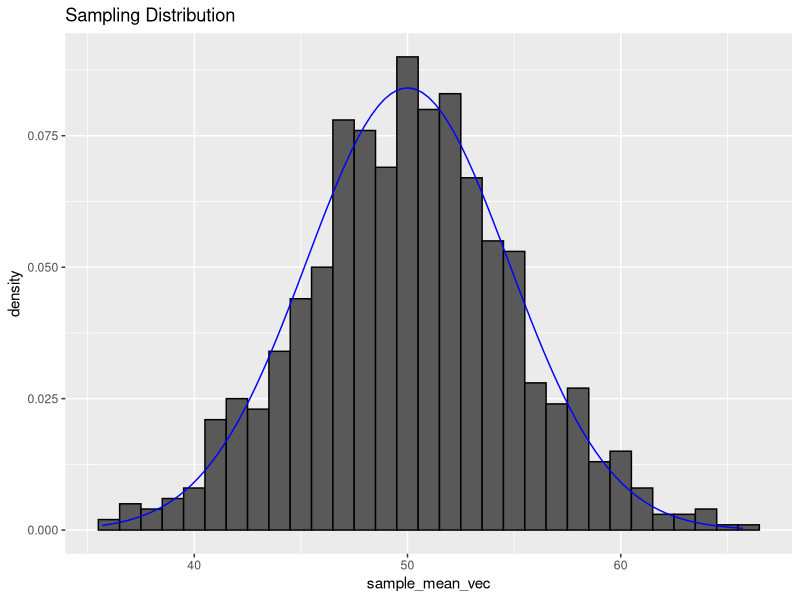
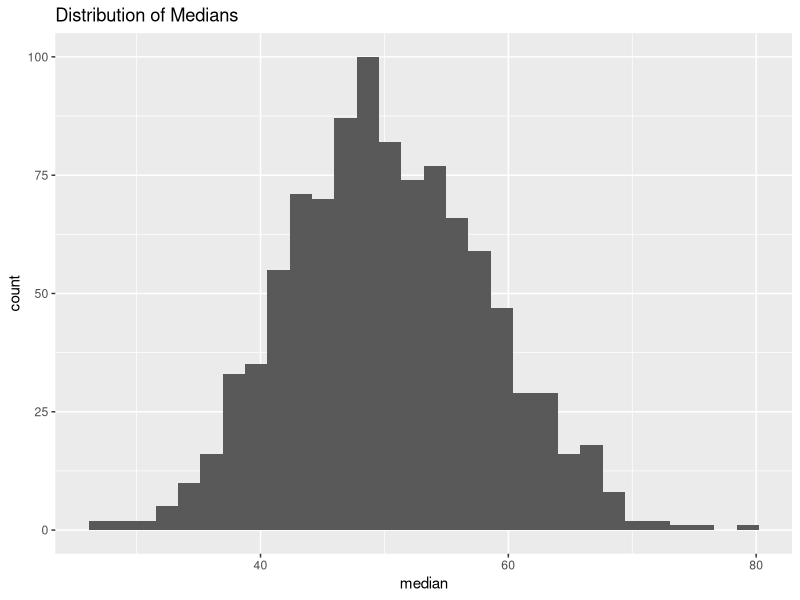
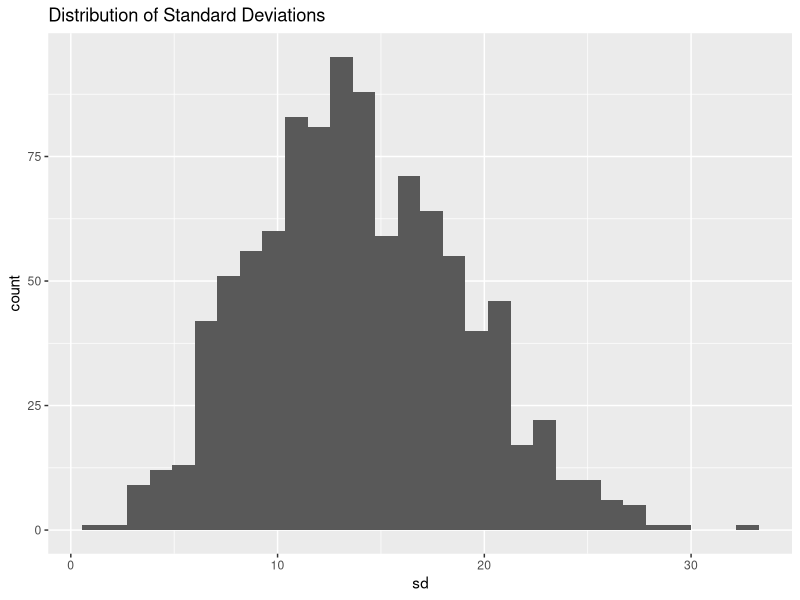
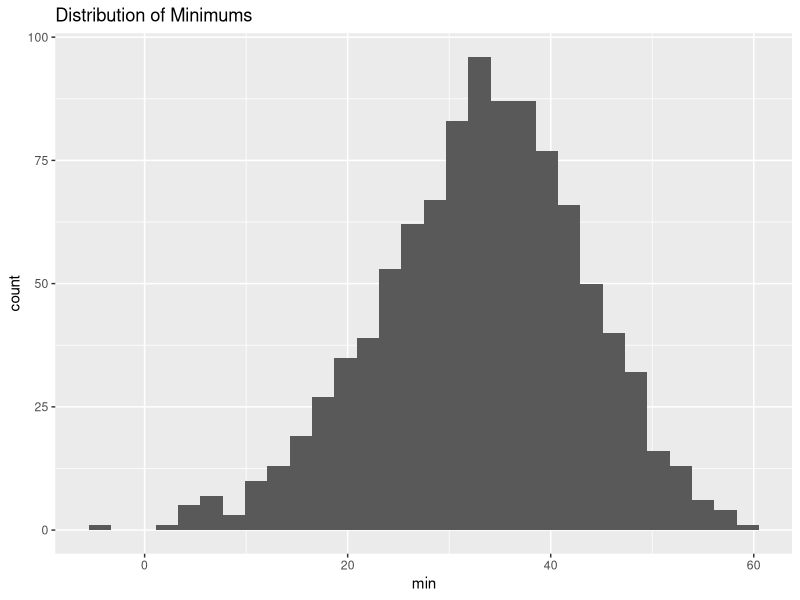
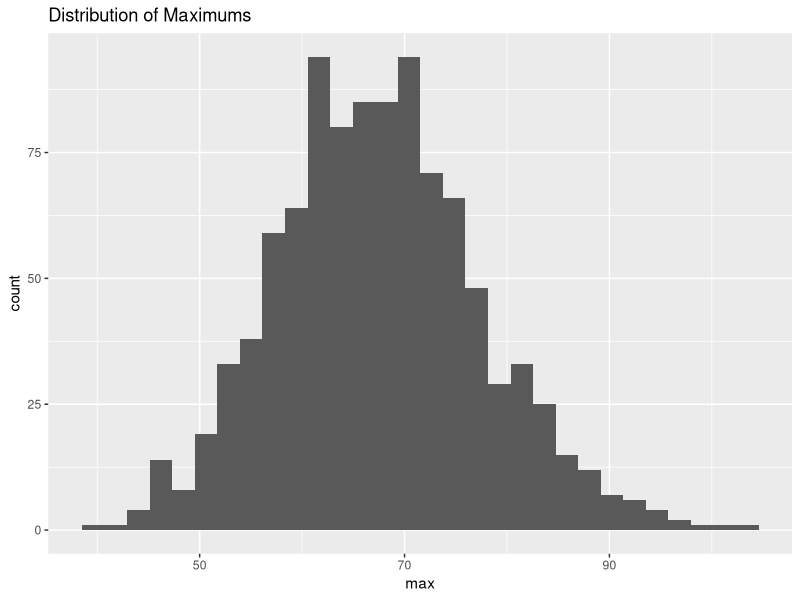
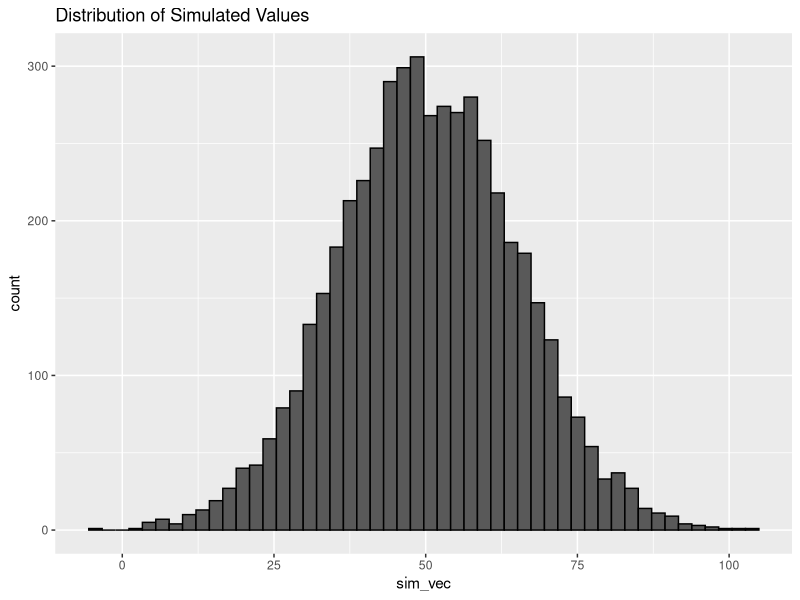
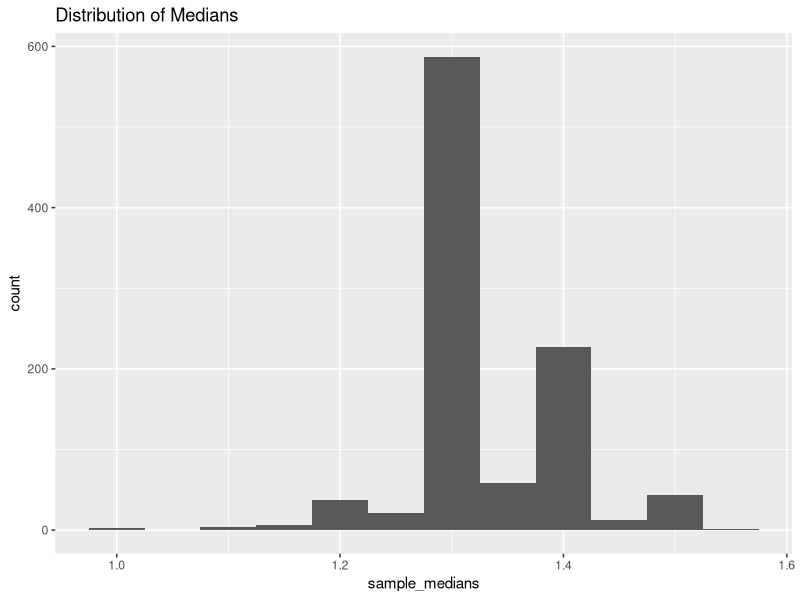
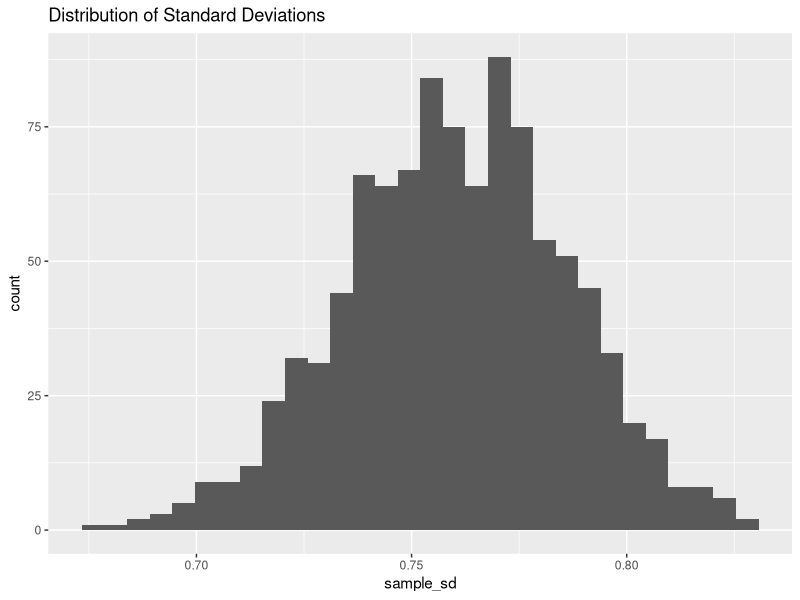

Reproduce these figures in R, in order.
## ---- chunk 1
knitr::opts_chunk$set(echo = TRUE, out.width = "60%")
library(dplyr)
library(ggplot2)
library(kableExtra)
## ---- chunk 2
# A
sample_mean_vec <- c()

for(i in 1:1000) {
    sim_sample <- rnorm(n = 10, mean = 50, sd = 15)
    sample_mean_vec <- c(sample_mean_vec, mean(sim_sample))
}
## ---- chunk 3
#B
sample_mean <- mean(sample_mean_vec) %>% round(digits = 3)
sample_standard_error <- sd(sample_mean_vec) %>% round(digits = 3)

glue::glue("
    The mean of the sample mean vector is approximately {sample_mean},
    and the standard error of the vector is approximately {sample_standard_error}.
")
## ---- chunk 4
# D

ggplot(data = data.frame(sample_mean_vec)) +
    geom_histogram(
        mapping = aes(x = sample_mean_vec, y = stat(density)), 
        binwidth = 1, 
        color = "black") +
    geom_function(
        fun = dnorm, 
        args = list(mean = 50, sd = 15/sqrt(10)), 
        color = "blue") +
    labs(title = "Sampling Distribution")
## ---- chunk 5
sample_mean_vec <- c()
sample_median_vec <- c()
sample_sd_vec <- c()
sample_min_vec <- c()
sample_max_vec <- c()
sim_vec <- c()

for(i in 1:1000) {
    sim_sample <- rnorm(n = 5, mean = 50, sd = 15)
    sim_vec <- c(sim_vec, sim_sample)
    # simulated statistic vectors
    sample_mean_vec <- c(sample_mean_vec, mean(sim_sample, na.rm = TRUE))
    sample_median_vec <- c(sample_median_vec, median(sim_sample, na.rm = TRUE))
    sample_sd_vec <- c(sample_sd_vec, sd(sim_sample, na.rm = TRUE))
    sample_min_vec <- c(sample_min_vec, min(sim_sample, na.rm = TRUE))
    sample_max_vec <- c(sample_max_vec, max(sim_sample, na.rm = TRUE))
}
## ---- chunk 6
simulation_stats <- tibble(
    median = sample_median_vec,
    sd = sample_sd_vec,
    min = sample_min_vec,
    max = sample_max_vec
)
## ---- chunk 7
data.frame(
    average = sapply(simulation_stats, FUN = mean),
    standard_error = sapply(simulation_stats, FUN = sd)
) %>%
    kbl()
## ---- chunk 8
ggplot(simulation_stats, aes(x = median)) +
    geom_histogram(bins = 30) +
    labs(title = "Distribution of Medians")

ggplot(simulation_stats, aes(x = sd)) +
    geom_histogram(bins = 30) +
    labs(title = "Distribution of Standard Deviations")

ggplot(simulation_stats, aes(x = min)) +
    geom_histogram(bins = 30) +
    labs(title = "Distribution of Minimums")

ggplot(simulation_stats, aes(x = max)) +
    geom_histogram(bins = 30) +
    labs(title = "Distribution of Maximums")
## ---- chunk 9
ggplot() +
    aes(x = sim_vec) +
    geom_histogram(bins = 50, color = "black") +
    labs(title = "Distribution of Simulated Values")
## ---- chunk 10

B <- 1000
sample_df <- tibble(
    sample_medians = rep(NA, B),
    sample_sd = rep(NA, B),
    sample_min = rep(NA, B),
    sample_max = rep(NA, B),
)

sim_vec <- c()

for(i in 1:B) {
    resamp <- slice_sample(.data = iris,
                           n = 150,
                           replace = TRUE)
    
    # Simulated values
    sim_vec <- c(sim_vec, resamp$Petal.Width)
    
    # Simulated statistics
    sample_df$sample_medians[i] <- median(resamp$Petal.Width)
    sample_df$sample_sd[i] <- sd(resamp$Petal.Width)
    sample_df$sample_min[i] <- min(resamp$Petal.Width)
    sample_df$sample_max[i] <- max(resamp$Petal.Width)
}
## ---- chunk 11
data.frame(
    average = sapply(sample_df, FUN = mean),
    standard_error = sapply(sample_df, FUN = sd)
) %>%
    kbl()
## ---- chunk 12
ggplot(sample_df, aes(x = sample_medians)) +
    geom_histogram(binwidth = .05) +
    labs(title = "Distribution of Medians")

ggplot(sample_df, aes(x = sample_sd)) +
    geom_histogram(bins = 30) +
    labs(title = "Distribution of Standard Deviations")

ggplot(sample_df, aes(x = sample_min)) +
    geom_histogram(bins = 30) +
    labs(title = "Distribution of Minimums")

ggplot(sample_df, aes(x = sample_max)) +
    geom_histogram(bins = 30) +
    labs(title = "Distribution of Maximums")

ggplot() +
    aes(x = sim_vec) +
    geom_histogram(bins = 50, color = "black") +
    labs(title = "Distribution of Simulated Values")
## ---- chunk 13
SnakeID <- 1:10
Ln <- c(85.7, 64.5, 84.1, 82.5, 78.0, 65.9, 81.3, 71.0, 86.7, 78.7)
Wt <- c(331.9, 121.5, 382.2, 287.3, 224.3, 380.4, 245.2, 208.2, 393.4, 228.3)
Snakes <- data.frame(SnakeID, Ln, Wt)
## ---- chunk 14
ggplot(data = Snakes) +
    geom_histogram(mapping = aes(x = Ln),
                   fill = "blue",
                   color = "white",
                   bins = 5) +
    ggtitle("Histogram of Snakes Lengths")

ggplot(data = Snakes) +
    geom_histogram(mapping = aes(x = Wt),
                   fill = "blue",
                   color = "white",
                   bins = 5) +
    ggtitle("Histogram of Snakes Weights")
## ---- chunk 15
ggplot(data = Snakes) +
    geom_point(mapping = aes(x = Ln, y = Wt)) +
    ggtitle("Scatterplot of Weights vs Lengths")
